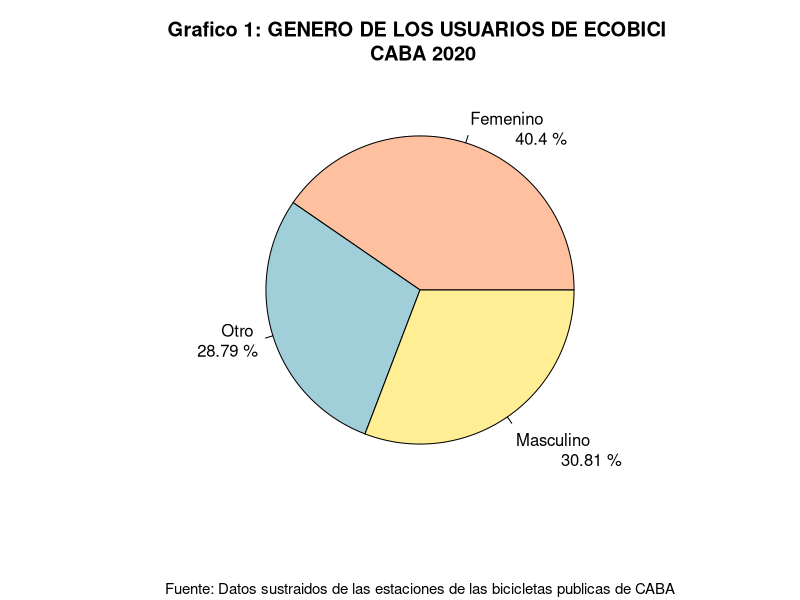
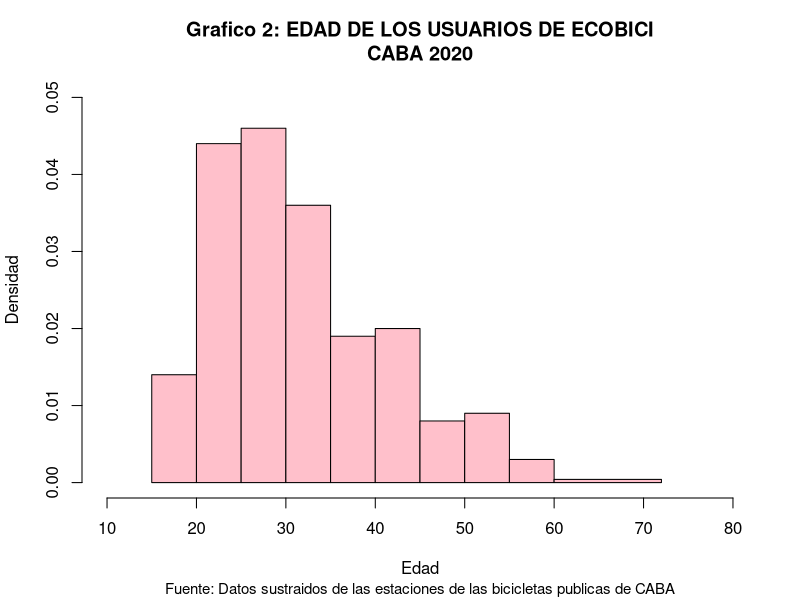
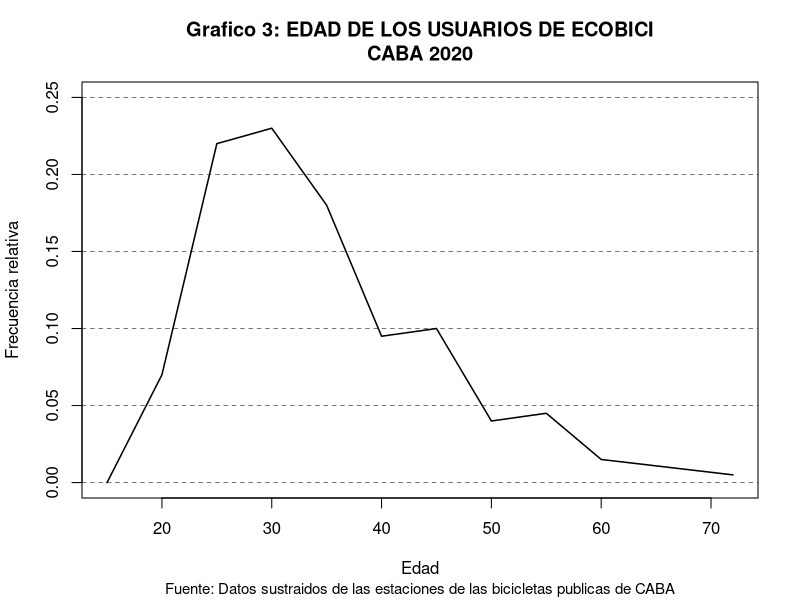
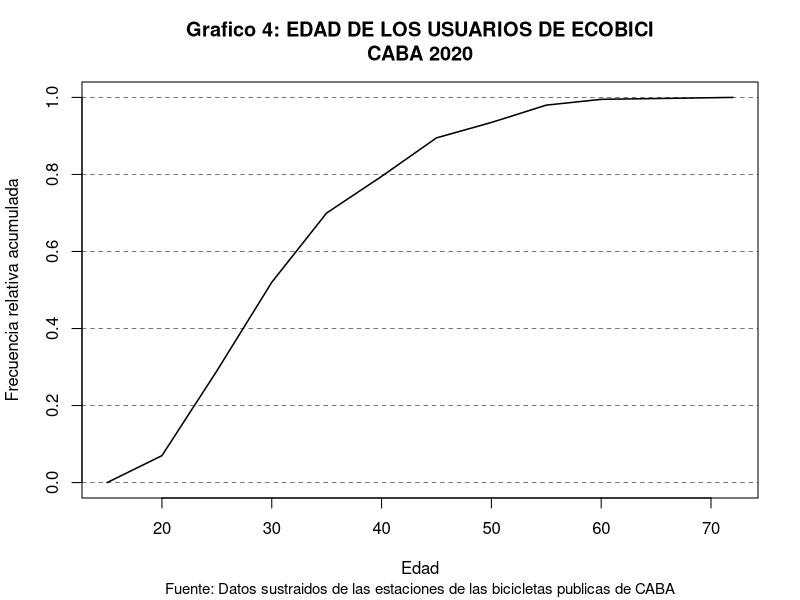
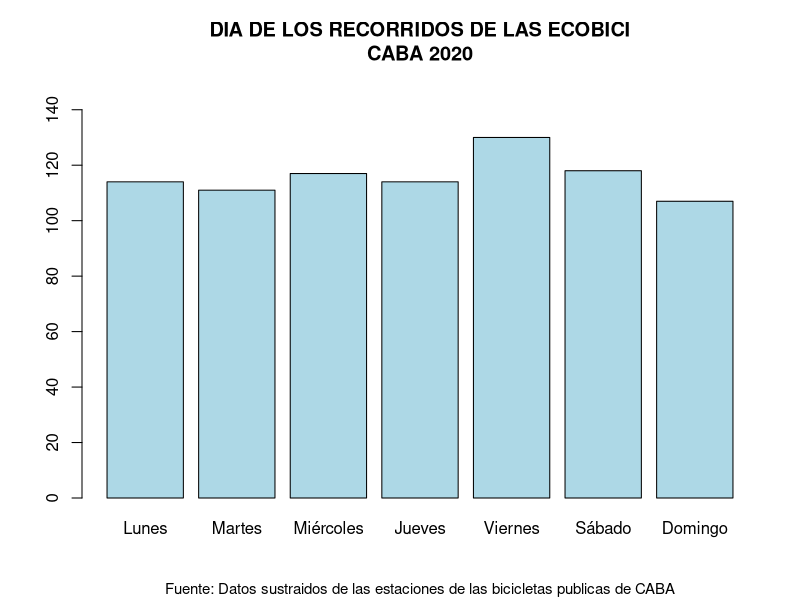
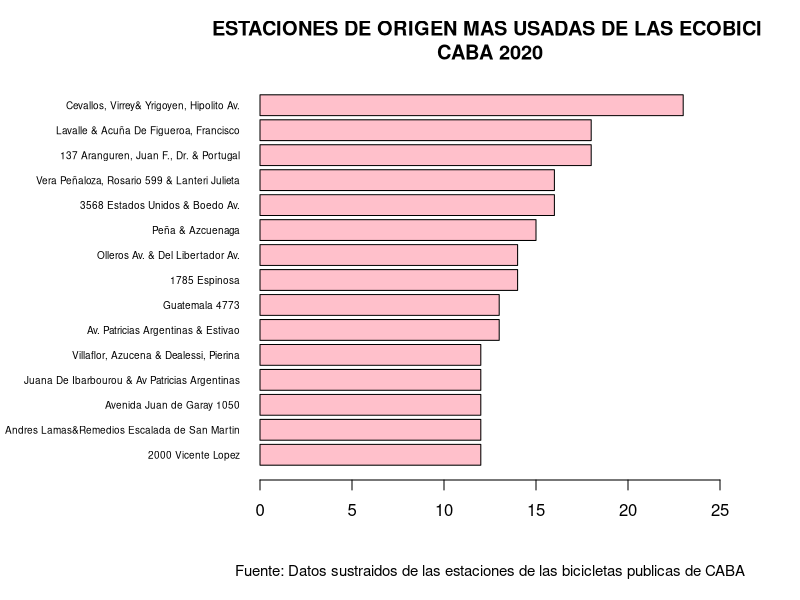
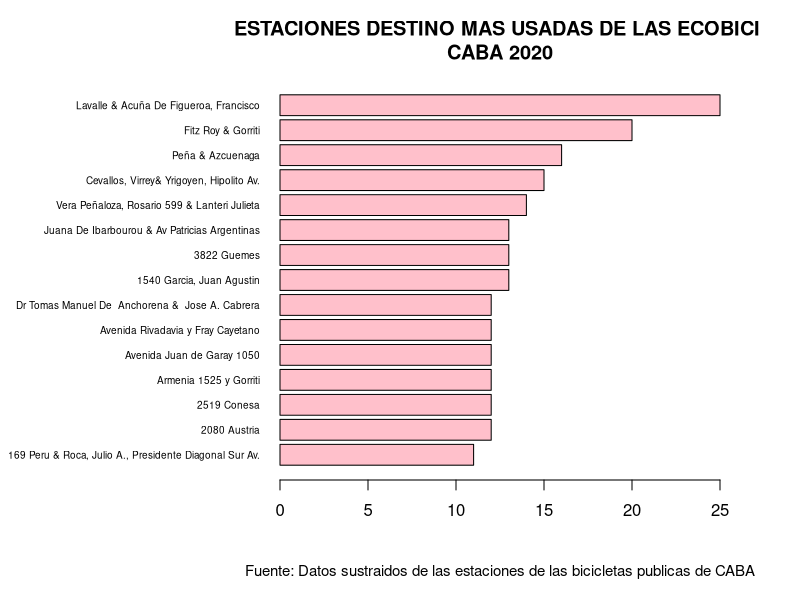
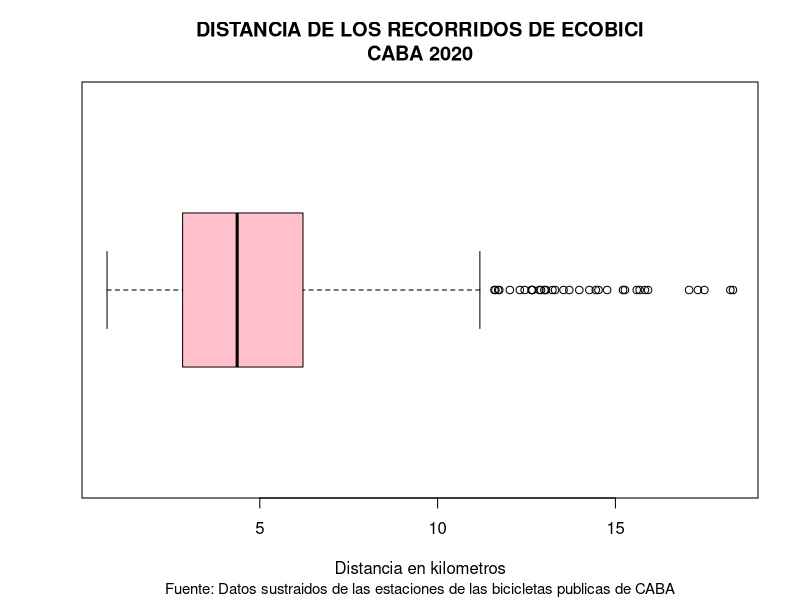

Reproduce these figures in R, in order.
## ---- chunk 1
knitr::opts_chunk$set(echo = FALSE)
# Librerias
library(knitr)
getwd()
#setwd("/home/alumno/Documentos/ecobici-estadistica-descriptiva/")
# leemos el csv de recorridos
recorridos <- read.csv("./recorridos6.csv")
# leemos el csv de usuarios
usuarios <- read.csv("./usuarios6.csv")
# combinamos los csv
bicicletas <- merge(usuarios, recorridos, all = TRUE)
# damos un orden a los dias
dia <- factor(bicicletas$dia, levels = c("Lunes","Martes","Miércoles","Jueves", "Viernes", "Sábado", "Domingo"))
## ---- chunk 2
var_genero <- function(){
  genero <- table(usuarios$genero_usuario)[2:4]
  
  label <- c("Femenino","Otro","\n\nMasculino")
  porcentajes <- round((genero/sum(genero))*100, digits = 2)
  label <- paste(label,"\n\t",porcentajes,"%")
  color <- c("#FFC09F","#A0CED9","#FFEE93")
  
  pie(
    genero,
    main = "Grafico 1: GENERO DE LOS USUARIOS DE ECOBICI \n CABA 2020",
    labels = label,
    sub="Fuente: Datos sustraidos de las estaciones de las bicicletas publicas de CABA",
    cex.sub = 0.9,
    col = color
  )
}

var_genero()

## ---- chunk 3
edad <- usuarios$edad_usuario
breakpoints <- c(15,20,25,30,35,40,45,50,55,60,72)

# Histograma

hist(edad,breaks = breakpoints, right = TRUE,
     xlim = c(10,80), ylim = c(0,0.05), xlab = "Edad", ylab = "Densidad",
     main = "Grafico 2: EDAD DE LOS USUARIOS DE ECOBICI\nCABA 2020",
     sub="Fuente: Datos sustraidos de las estaciones de las bicicletas publicas de CABA",
     cex.sub = 0.9,
     col = "pink")

## ---- chunk 4

rng_edad <- cut(edad, breakpoints, right = TRUE)
tabla_rng_edad <- table(rng_edad)
n <- sum(tabla_rng_edad)

# Poligono de frecuencias
x <- breakpoints
y <- c(0,tabla_rng_edad)/n
plot(x,y,type="l", xlim = c(15,72), ylim = c(0,0.25),
     main = "Grafico 3: EDAD DE LOS USUARIOS DE ECOBICI\nCABA 2020",
     sub="Fuente: Datos sustraidos de las estaciones de las bicicletas publicas de CABA",
     cex.sub = 0.9,
     ylab = "Frecuencia relativa", xlab = "Edad",lwd = 1.5)
for (i in seq(0,0.25,by=0.05)) abline(a=i,b=0,lty=2,lwd=0.5)


# Poligono acumulativo
y = cumsum(y)
plot(x,y,type="l", xlim = c(15,72), 
     main = "Grafico 4: EDAD DE LOS USUARIOS DE ECOBICI\nCABA 2020",
     sub="Fuente: Datos sustraidos de las estaciones de las bicicletas publicas de CABA",
     cex.sub = 0.9,
     ylab = "Frecuencia relativa acumulada", xlab = "Edad", lwd = 1.5)
for (i in seq(0,1,by=0.2)) abline(a=i,b=0,lty=2,lwd=0.5)
## ---- chunk 5
semana <- table(dia)

barplot(semana, main = "DIA DE LOS RECORRIDOS DE LAS ECOBICI\nCABA 2020",
        sub="Fuente: Datos sustraidos de las estaciones de las bicicletas publicas de CABA",
        cex.sub = 0.9,
        ylim = c(0,150), col = c("lightblue"))
## ---- chunk 6
frecAbs <- table(bicicletas$direccion_estacion_origen)
frecAbs <- sort(frecAbs, decreasing = TRUE)
frecAbs <- frecAbs[1:15]
frecRel <- frecAbs/sum(frecAbs)
frecAbsAcum <- cumsum(frecAbs)
frecRelAcum <- cumsum(frecRel)
frecRel <- round(frecRel, digits = 4)
frecRelAcum <- round(frecRelAcum, digits = 4)

tabla <- cbind(names(frecAbs),frecAbs,frecRel,frecAbsAcum,frecRelAcum)
names = c("Estación", "Frecuencia absoluta","Frecuencia relativa","Frecuencia absoluta acumulada",
          "Frecuencia relativa acumulada")
kable(tabla, caption = "Tabla de frecuencias", col.names = names, row.names = FALSE)

par(mar = c(6,13,4,4))
barplot(
  sort(frecAbs, decreasing = FALSE),
  main = "ESTACIONES DE ORIGEN MAS USADAS DE LAS ECOBICI \nCABA 2020",
  sub="Fuente: Datos sustraidos de las estaciones de las bicicletas publicas de CABA",
  cex.sub = 0.9,
  horiz = TRUE,
  las = 1,
  xlim = c(0,25),
  cex.names = 0.6,
  col = "pink",
)
par(mar = c(5,4,4,2) + 0.1)
## ---- chunk 7
frecAbs <- table(bicicletas$direccion_estacion_destino)
frecAbs <- sort(frecAbs, decreasing = TRUE)
frecAbs <- frecAbs[1:15]
frecRel <- frecAbs/sum(frecAbs)
frecAbsAcum <- cumsum(frecAbs)
frecRelAcum <- cumsum(frecRel)
frecRel <- round(frecRel, digits = 4)
frecRelAcum <- round(frecRelAcum, digits = 4)

tabla <- cbind(names(frecAbs),frecAbs,frecRel,frecAbsAcum,frecRelAcum)
names = c("Estación", "Frecuencia absoluta","Frecuencia relativa","Frecuencia absoluta acumulada",
          "Frecuencia relativa acumulada")
kable(tabla, caption = "Tabla de frecuencias", col.names = names, row.names = FALSE)

par(mar = c(6,14,4,4))
barplot(
  sort(frecAbs, decreasing = FALSE),
  main = "ESTACIONES DESTINO MAS USADAS DE LAS ECOBICI \nCABA 2020",
  sub="Fuente: Datos sustraidos de las estaciones de las bicicletas publicas de CABA",
  cex.sub = 0.9,
  horiz = TRUE,
  las = 1,
  xlim = c(0,25),
  cex.names = 0.6,
  col = "pink",
)
par(mar = c(5, 4, 4, 2) + 0.1)
## ---- chunk 8
distancia <- bicicletas$distancia/1000
distancia <- distancia[distancia<20]
summary(distancia)
boxplot(distancia, horizontal = TRUE, outline = TRUE,
        main = "DISTANCIA DE LOS RECORRIDOS DE ECOBICI\nCABA 2020",
        sub="Fuente: Datos sustraidos de las estaciones de las bicicletas publicas de CABA",
        cex.sub = 0.9,
        xlab = "Distancia en kilometros", boxfill = "pink")
## ---- chunk 9
duracion <- bicicletas$duracion_recorrido/60
summary(duracion)
boxplot(distancia, horizontal = TRUE, outline = FALSE,
        main = "DURACION DE LOS RECORRIDOS DE ECOBICI\nCABA 2020",
        sub="Fuente: Datos sustraidos de las estaciones de las bicicletas publicas de CABA",
        cex.sub = 0.9,
        xlab = "Duración en horas", boxfill = "pink")
## ---- chunk 10
viajes <- table(bicicletas$id_usuario)
View(viajes)
View(table(viajes))
plot(table(viajes), 
     main = "CANTIDAD DE VIAJES POR USUARIO\nCABA 2020",
     sub="Fuente: Datos sustraidos de las estaciones de las bicicletas publicas de CABA",
     cex.sub = 0.9,
     ylim = c(0,100), xlab = c("Viajes") ,ylab = c("Cantidad de Usuarios"))
## ---- chunk 11
edad <- bicicletas$edad_usuario

agrupar <- function(x){
  if (x <= 21) {
    return ("[16-21]")
  } else if(x <= 30) {
    return ("[22-30]")
  } else if(x <= 45){
    return ("[30-45]")
  } else if(x <= 72){
    return("[45-72]")
  }
}

edad <- sapply(edad,agrupar)


distancia <- bicicletas$distancia/1000

bivar <- data.frame(edad,distancia)

bivar$edad <- factor(bivar$edad, levels = c("[16-21]","[22-30]","[30-45]","[45-72]"))


boxplot((bivar$distancia)~(bivar$edad), horizontal = TRUE, outline = FALSE,
        main = "DISTANCIA RECORRIDA SEGUN LA EDAD DEL USUARIO\nCABA 2020",
        sub="Fuente: Datos sustraidos de las estaciones de las bicicletas publicas de CABA",
        cex.sub = 0.9,
        ylab = "Rango Hetario",
        xlab = "Distancia en KM", boxfill = "pink")
